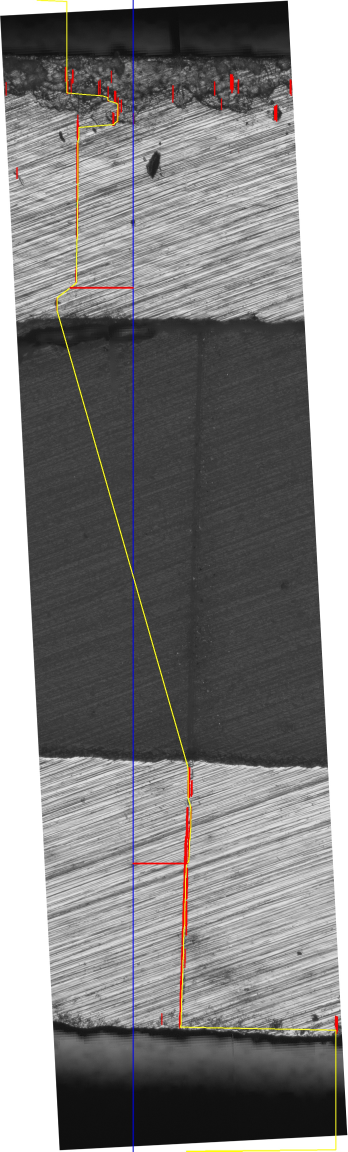
#> input picture Mark2_overlay.jpg, 1043 x 3454 px, given in place of Mark8.tif, which was not available (shown at 1/3 size)
$ python Final_code_forming.py
#> lines starting #> are read from the running program, lines starting #| are printed output that depends on the picture; after the words box and inside, x2 and y2 are one past the last pixel; in counts of white or black regions, pixels touching at a corner belong together; pictures that were not available may be replaced by others from this repository, and a replacement may not be noted
#> in main, img is the input picture: shape (3454, 1043, 3); mean B, G, R 129.7, 130, 130.9
import cv2
import numpy as np
import matplotlib.pyplot as plt
import os
import pandas as pd

# ============================================================
# USER SETTINGS
# ============================================================
IMG_PATH = "/Users/raghavdixit/Downloads/Mark8.tif"
PIXEL_TO_MICRON = 1200 / 2181


# ============================================================
# 1️⃣ DETECT VERTICAL CRACKS
# ============================================================
def detect_vertical_cracks(img):

    h, w = img.shape[:2]
#> h = 3454; w = 1043
    gray = cv2.cvtColor(img, cv2.COLOR_BGR2GRAY)
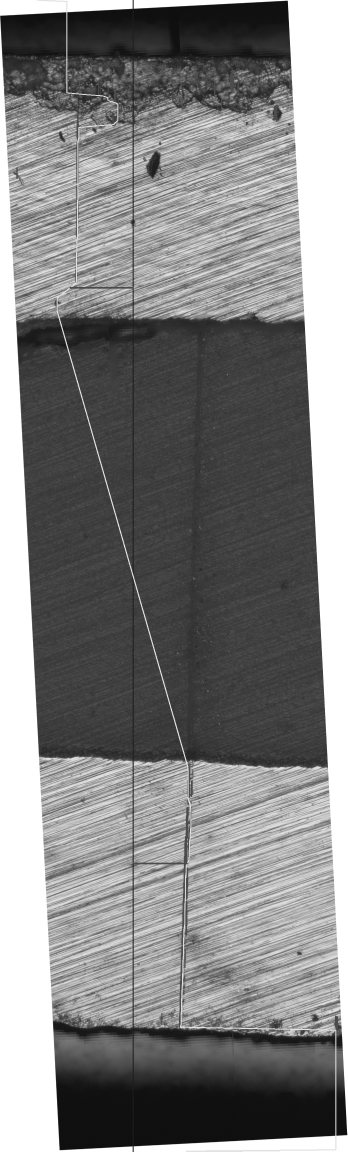
#> gray: shape (3454, 1043) (shown at 1/3 size); min 10, max 255, mean 130.2
    gray = cv2.GaussianBlur(gray, (5, 5), 0)

    kernel = cv2.getStructuringElement(cv2.MORPH_RECT, (21, 21))
    blackhat = cv2.morphologyEx(gray, cv2.MORPH_BLACKHAT, kernel)
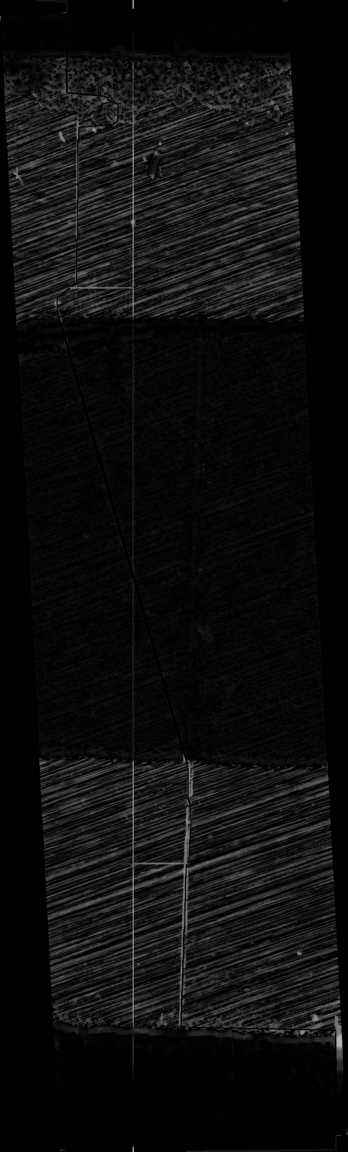
#> blackhat: shape (3454, 1043) (shown at 1/3 size); min 0, max 199, mean 14.1
    blackhat = cv2.normalize(blackhat, None, 0, 255, cv2.NORM_MINMAX)

    _, bw = cv2.threshold(
        blackhat, 0, 255,
        cv2.THRESH_BINARY + cv2.THRESH_OTSU
    )
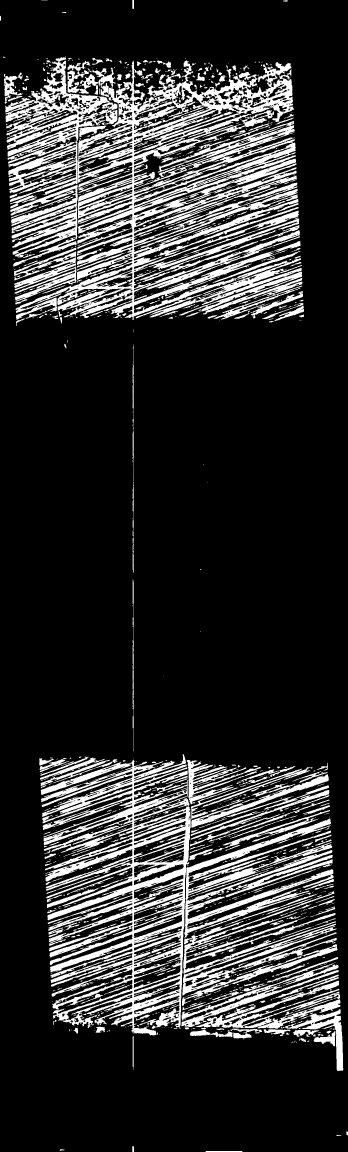
#> bw: shape (3454, 1043) (shown at 1/3 size); 18.5% white; 1483 white regions (1037 under 20 px), largest, box (x1, y1, x2, y2) and area: (47, 181, 905, 960) 213435, (122, 2263, 572, 3106) 143090, (15, 172, 352, 606) 45043

    bw = cv2.morphologyEx(
        bw,
        cv2.MORPH_OPEN,
        cv2.getStructuringElement(cv2.MORPH_RECT, (3, 3))
    )
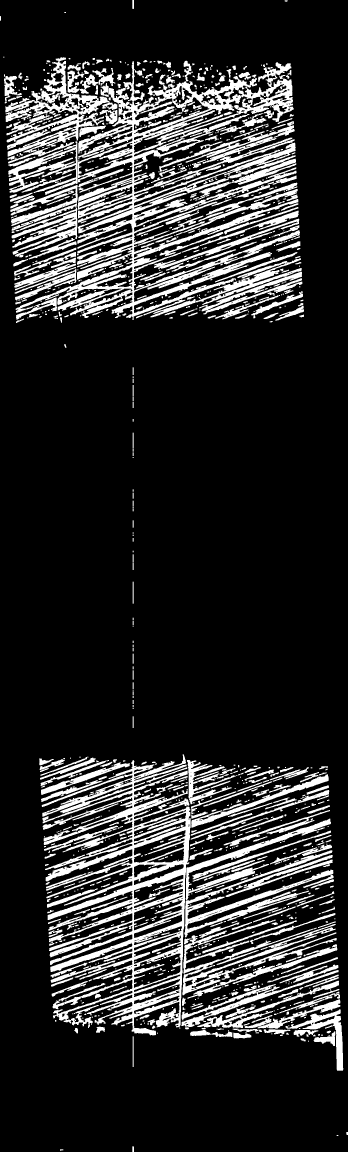
#> bw: shape (3454, 1043) (shown at 1/3 size); 17% white; 1309 white regions (516 under 20 px), largest, box (x1, y1, x2, y2) and area: (47, 182, 900, 960) 144399, (127, 2263, 572, 3106) 115376, (16, 172, 352, 470) 25362

    vertical_kernel = cv2.getStructuringElement(
        cv2.MORPH_RECT, (3, 35)
    )

    vertical = cv2.morphologyEx(
        bw, cv2.MORPH_OPEN, vertical_kernel
    )
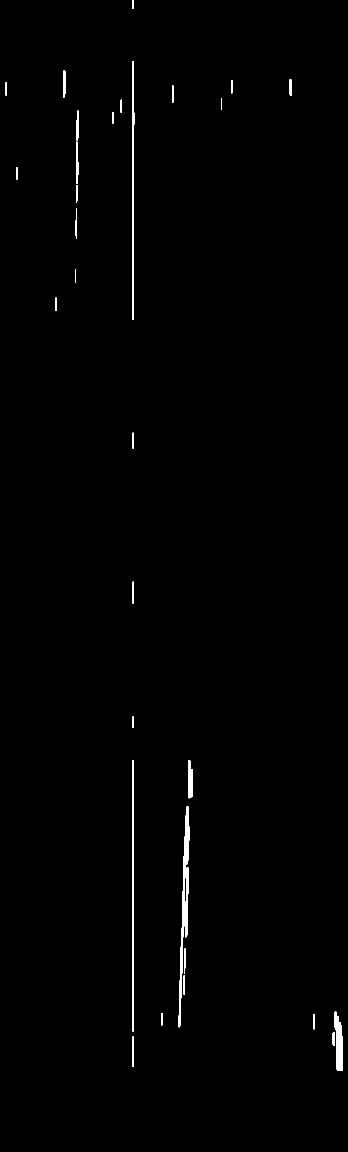
#> vertical: shape (3454, 1043) (shown at 1/3 size); 0.68% white; 33 white regions, largest, box (x1, y1, x2, y2) and area: (536, 2420, 569, 3082) 5144, (397, 2280, 402, 3095) 4025, (397, 183, 403, 960) 3757

    region_mask = np.zeros_like(vertical)
    region_mask[:h//3, :] = 255
    region_mask[2*h//3:, :] = 255

    return cv2.bitwise_and(vertical, region_mask)
#> returned value: shape (3454, 1043); 0.66% white; 30 white regions, largest, box (x1, y1, x2, y2) and area: (536, 2420, 569, 3082) 5144, (397, 2302, 402, 3095) 3920, (397, 183, 403, 960) 3757


# ============================================================
# 2️⃣ TRACK CRACK PATH
# ============================================================
def detect_seam_from_mask(mask):

    h, w = mask.shape
#> h = 3454; w = 1043
    xs = np.full(h, np.nan)
    prev_x = w // 2
#> prev_x = 521

    for y in range(h):
        cols = np.where(mask[y] > 0)[0]
        if cols.size == 0:
            continue

        x = cols[np.argmin(np.abs(cols - prev_x))]
        xs[y] = x
        prev_x = x
#> this loop made 3454 passes
#> (cols, x, prev_x) on passes 1 to 3: ([397, 398, 399, 400, 401], 401, 401), ([397, 398, 399, 400, 401], 401, 401), ([397, 398, 399, 400, 401], 401, 401)

    y_idx = np.arange(h)
#> y_idx = 3454 values from 0 to 3453
    valid = np.isfinite(xs)

    xs[~valid] = np.interp(
        y_idx[~valid],
        y_idx[valid],
        xs[valid]
    )

    xs = np.convolve(xs, np.ones(9)/9, mode="same")
#> xs = 3454 values, max 1011 at index 3213, min 222.8 at index 0, mean 463

    return np.column_stack([xs, y_idx]).astype(np.float32)


# ============================================================
# MAIN
# ============================================================
def main():

    img = cv2.imread(IMG_PATH)
    if img is None:
        raise FileNotFoundError("Image not found.")

    file_name = os.path.splitext(os.path.basename(IMG_PATH))[0]
    base_dir = os.path.dirname(IMG_PATH)
    output_folder = os.path.join(base_dir, f"Output {file_name}")
    os.makedirs(output_folder, exist_ok=True)

    vertical_mask = detect_vertical_cracks(img)
    seam = detect_seam_from_mask(vertical_mask)
#> seam = 3454 pairs, first value 222.8 to 1011, second value 0 to 3453

    x_ref = int(np.median(seam[:, 0]))
#> x_ref = 400

    h = len(seam)
#> h = 3454
    top_mid = seam[h//4]
#> top_mid = [400, 863]
    bottom_mid = seam[3*h//4]
#> bottom_mid = [400, 2590]

    # ============================================================
    # DISPLACEMENT CALCULATION
    # ============================================================
    top_px = abs(top_mid[0] - x_ref)
#> top_px = 0
    bottom_px = abs(bottom_mid[0] - x_ref)
#> bottom_px = 0
    total_px = top_px + bottom_px
#> total_px = 0

    top_um = top_px * PIXEL_TO_MICRON
#> top_um = 0
    bottom_um = bottom_px * PIXEL_TO_MICRON
#> bottom_um = 0
    total_um = top_um + bottom_um
#> total_um = 0

    top_mm = top_um / 1000
#> top_mm = 0
    bottom_mm = bottom_um / 1000
#> bottom_mm = 0
    total_mm = total_um / 1000
#> total_mm = 0

    print(f"\n=== MIDPOINT DISPLACEMENT ({file_name}) ===")
    print(f"TOP: {top_px:.2f}px | {top_um:.2f}µm | {top_mm:.4f}mm")
#| TOP: 0.00px | 0.00µm | 0.0000mm
    print(f"BOTTOM: {bottom_px:.2f}px | {bottom_um:.2f}µm | {bottom_mm:.4f}mm")
#| BOTTOM: 0.00px | 0.00µm | 0.0000mm
    print(f"TOTAL: {total_px:.2f}px | {total_um:.2f}µm | {total_mm:.4f}mm")
#| TOTAL: 0.00px | 0.00µm | 0.0000mm

    # ============================================================
    # IMAGE OUTPUT
    # ============================================================
    overlay = img.copy()
    overlay[vertical_mask > 0] = [0, 0, 255]

    cv2.line(overlay,(x_ref,0),(x_ref,img.shape[0]),(255,0,0),2)
    cv2.polylines(overlay,[seam.astype(np.int32)],False,(0,255,255),2)
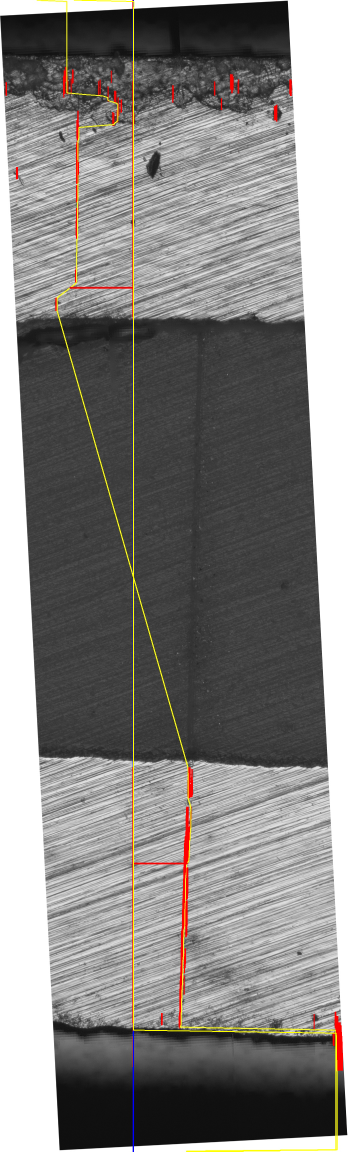
#> overlay: shape (3454, 1043, 3) (shown at 1/3 size); mean B, G, R 128.7, 130.4, 132.1

    cv2.line(overlay,(x_ref,int(top_mid[1])),
             (int(top_mid[0]),int(top_mid[1])),(0,0,255),3)
#> overlay: shape (3454, 1043, 3); under 0.01% of pixels changed, all inside (x1, y1, x2, y2) = (399, 861, 403, 866)

    cv2.line(overlay,(x_ref,int(bottom_mid[1])),
             (int(bottom_mid[0]),int(bottom_mid[1])),(0,0,255),3)
#> overlay: shape (3454, 1043, 3); mean B, G, R 128.7, 130.4, 132.1

    image_file = os.path.join(output_folder, f"{file_name}_overlay.jpg")
    cv2.imwrite(image_file, overlay)

    # ============================================================
    # GRAPH (CORRECT STYLE)
    # ============================================================
    d_um = np.abs(seam[:,0] - x_ref) * PIXEL_TO_MICRON
#> d_um = 3454 values, max 336.2 at index 3213, min 0 at index 30, mean 34.8

    fig = plt.figure(figsize=(6,8))

    plt.plot(d_um, seam[:,1],
             linewidth=3,
             color='#2C5C8A')

    # Only midpoint lines
    plt.hlines(top_mid[1], 0, top_um,
               colors='red', linewidth=4)

    plt.hlines(bottom_mid[1], 0, bottom_um,
               colors='red', linewidth=4)

    plt.gca().invert_yaxis()
    plt.xlabel("Displacement (µm)", fontsize=14)
    plt.ylabel("Height (pixels)", fontsize=14)
    plt.title("Displacement Profile", fontsize=20)
    plt.grid(True, linewidth=1.2)

    graph_file = os.path.join(output_folder, f"{file_name}_graph.jpg")
    fig.savefig(graph_file, dpi=600, bbox_inches='tight')
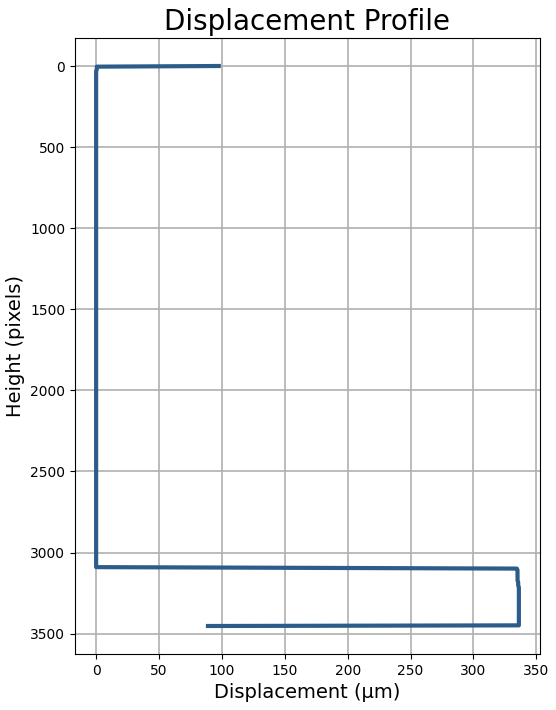
#> figure drawn by matplotlib, 1 panel
    plt.close(fig)

    # ============================================================
    # CSV OUTPUT (px + µm + mm)
    # ============================================================
    csv_file = os.path.join(output_folder, f"{file_name}_results.csv")

    df = pd.DataFrame({
        "Top (px)": [top_px],
        "Top (µm)": [top_um],
        "Top (mm)": [top_mm],
        "Bottom (px)": [bottom_px],
        "Bottom (µm)": [bottom_um],
        "Bottom (mm)": [bottom_mm],
        "Total (px)": [total_px],
        "Total (µm)": [total_um],
        "Total (mm)": [total_mm]
    })
#> df = table of 1 rows and 9 columns

#> (the run stopped early here; a loop or call above may not have finished)
